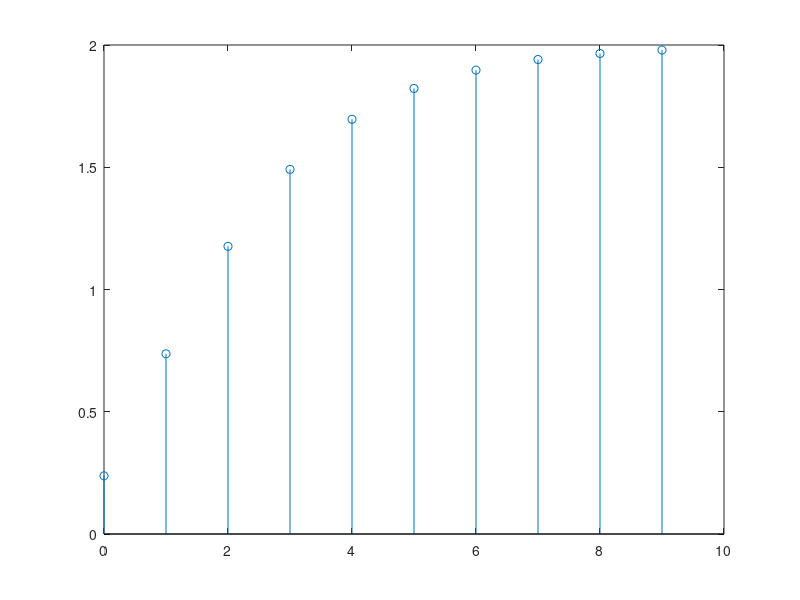

Write the MATLAB code that produced this figure.

%{
Técnicas de Control - Curso 2022/23
 UD1- Ejercicio 6 
Aitor Gude Romero
%}

%***************Definición e inicialización de variables:****************

a1=0; 
a2=0;
b1=0;
b2=0
ts=0.01 %Tiempo de muestreo
den=[1 -a1 -a2] %Denominador de FDT
num=[b1 b2]    %Numerador de FDT
phi=[1 -0.25 0.416 0.083;1 -0.25 0.333 0.166;1 -0.25 0.294 0.205;1 -0.25 0.263 0.236;1 -0.25 0.238 0.261] %Matriz de coeficientes
H= tf([1],[1 0],ts) %definimos una funcion realimentacion unitaria

%Recorremos la matriz de coeficientes phi y creamos las diferentes
%funciones de transferencia, ejecutando despues la prueba con entrada
%escalon e imprimiendo la gráfica asi como lugar de las raices
for i=1:5
    a1=phi(i,1)
    a2=phi(i,2)
    b1=phi(i,3)
    b2=phi(i,4)
    den=[1 -a1 -a2] %Denominador de FDT
    num=[b1 b2 0]    %Numerador de FDT
    Z=tf(num,den,ts)
    polos=pole(Z)
    ceros=zero(Z)
    modulo=abs(polos)
    ganancia=dcgain(Z)
    pause
    %***************Ânalisis de respuesta escalon**************
    y =step(Z)
    n=length(y);
    k=0:1:n-1;
    stem(k,y);    
    fprintf("Mostrando respuesta escalón en i=%d:,Pulse una tecla para continuar",i)
    pause
end
